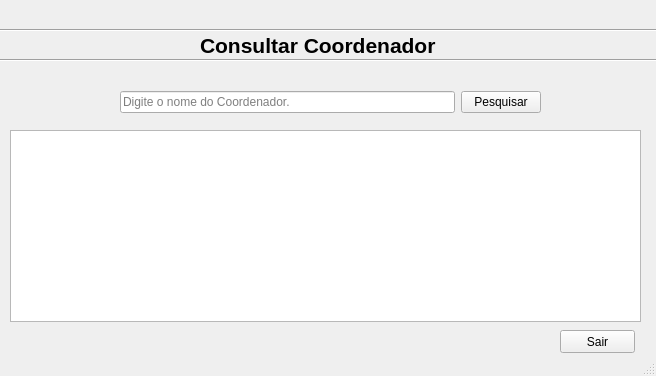
<?xml version="1.0" encoding="UTF-8"?>
<ui version="4.0">
 <class>Consultar</class>
 <widget class="QMainWindow" name="Consultar">
  <property name="geometry">
   <rect>
    <x>0</x>
    <y>0</y>
    <width>656</width>
    <height>376</height>
   </rect>
  </property>
  <property name="windowTitle">
   <string>SCH - Consultar Coordenador</string>
  </property>
  <widget class="QWidget" name="centralwidget">
   <widget class="QListView" name="ListaCoord">
    <property name="geometry">
     <rect>
      <x>10</x>
      <y>130</y>
      <width>631</width>
      <height>192</height>
     </rect>
    </property>
   </widget>
   <widget class="QWidget" name="layoutWidget">
    <property name="geometry">
     <rect>
      <x>120</x>
      <y>90</y>
      <width>421</width>
      <height>25</height>
     </rect>
    </property>
    <layout class="QHBoxLayout" name="horizontalLayout">
     <item>
      <widget class="QLineEdit" name="NomeCoord">
       <property name="placeholderText">
        <string>Digite o nome do Coordenador.</string>
       </property>
      </widget>
     </item>
     <item>
      <widget class="QPushButton" name="Pesquisar">
       <property name="statusTip">
        <string>Clique aqui para pesquisar o coordenador.</string>
       </property>
       <property name="text">
        <string>Pesquisar</string>
       </property>
      </widget>
     </item>
    </layout>
   </widget>
   <widget class="QLabel" name="label">
    <property name="geometry">
     <rect>
      <x>200</x>
      <y>30</y>
      <width>261</width>
      <height>31</height>
     </rect>
    </property>
    <property name="font">
     <font>
      <pointsize>16</pointsize>
      <weight>75</weight>
      <bold>true</bold>
     </font>
    </property>
    <property name="text">
     <string>Consultar Coordenador</string>
    </property>
   </widget>
   <widget class="Line" name="line">
    <property name="geometry">
     <rect>
      <x>0</x>
      <y>50</y>
      <width>671</width>
      <height>21</height>
     </rect>
    </property>
    <property name="orientation">
     <enum>Qt::Horizontal</enum>
    </property>
   </widget>
   <widget class="Line" name="line_2">
    <property name="geometry">
     <rect>
      <x>0</x>
      <y>20</y>
      <width>661</width>
      <height>20</height>
     </rect>
    </property>
    <property name="orientation">
     <enum>Qt::Horizontal</enum>
    </property>
   </widget>
   <widget class="QPushButton" name="SairCadastro">
    <property name="geometry">
     <rect>
      <x>560</x>
      <y>330</y>
      <width>75</width>
      <height>23</height>
     </rect>
    </property>
    <property name="statusTip">
     <string>Clique aqui para sair.</string>
    </property>
    <property name="text">
     <string>Sair</string>
    </property>
   </widget>
  </widget>
  <widget class="QStatusBar" name="statusbar"/>
 </widget>
 <resources/>
 <connections/>
</ui>
